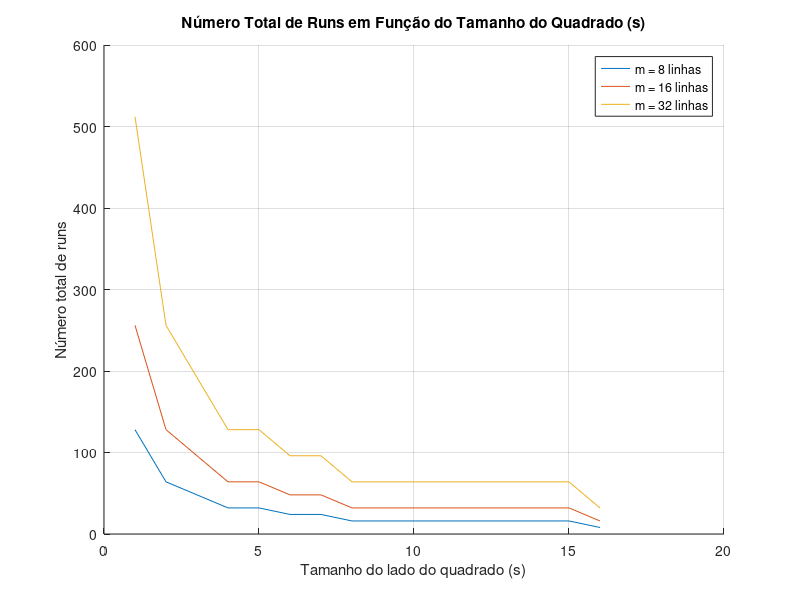

Here is the MATLAB script that generated this plot:

m_values = [8, 16, 32]; 
n = 16; 
s_values = 1:n; 

figure;
hold on;


for m = m_values
    runs = zeros(1, length(s_values)); 
    for i = 1:length(s_values)
        s = s_values(i);
        runs(i) = m * ceil(n / s);
    end
    plot(s_values, runs, 'DisplayName', sprintf('m = %d linhas', m)); 
end

title('Número Total de Runs em Função do Tamanho do Quadrado (s)');
xlabel('Tamanho do lado do quadrado (s)');
ylabel('Número total de runs');
legend show;
grid on;

saveas(gcf, 'Numero_Total_de_Runs.png');
